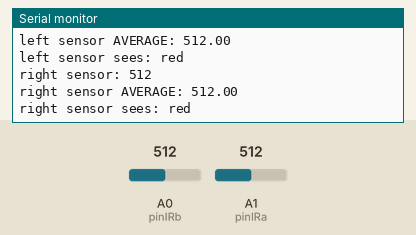
Simulated run of this sketch. Board: Arduino Uno, built with avr-gcc and run on an emulated ATmega328P. On the bench: the last lines printed to the serial monitor. Inputs (shaded band) come from the test bench; at power-on: A0 (pinIRb) = 512, A1 (pinIRa) = 512.

Above: at 3.7 s.
3.8 s: A0 (pinIRb) set to 553
At 4.24 s:
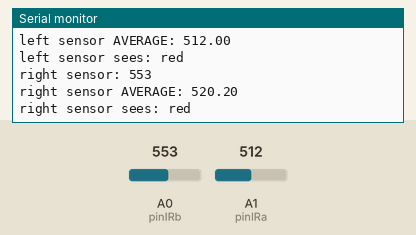
5.3 s: A0 (pinIRb) set to 578
At 6.04 s:
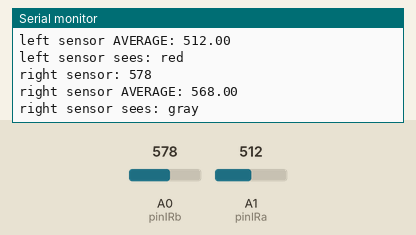
Timing chart, 0 to 8.3 s (numbered marks = the images above; inputs shaded):
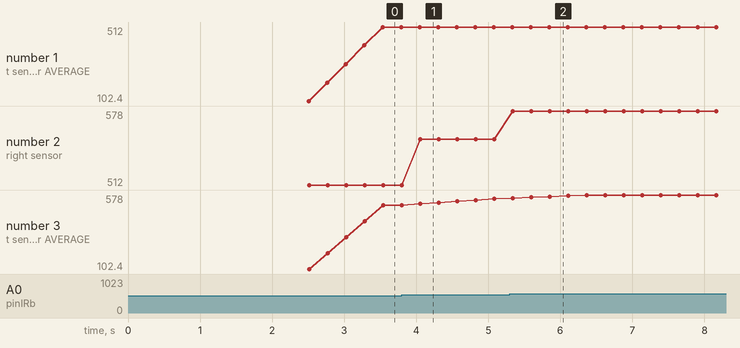

Measured:
- the behaviour switches between 563 and 564 on A0 (pinIRb) (found by bisection; images 1 and 2)
- after the input at 3.8 s, the serial monitor: prints a new line after 0.26 s (image 1)
- after the input at 5.3 s, the serial monitor: prints a new line at once (image 2)
- plotted number 2: 512 → 553 after the input at 3.8 s, 553 → 578 after the input at 5.3 s
- plotted number 3: 512 → 553 after the input at 3.8 s, 553 → 578 after the input at 5.3 s

The sketch:

IR_checker.ino
```cpp
const int LED_START_INDICATOR = 7;
const int SWITCH_0 = 2;
const int SWITCH_1 = 17; //A3
const int BUTTON_START = 4;

//IR
const int pinIRa = A1;
const int pinIRb = A0;
const int SIZE = 5;
int IRa_last_readings[SIZE];
int IRb_last_readings[SIZE];
int IRaIndex = 0;
int IRbIndex = 0;

int IRvalueA = 0;
int IRvalueB = 0;
int initial_readingsA[5];
int initial_readingsB[5];

bool dataOut[4] = {true, false, true, false}; // Initial state is red for both sensors

int maxInitialValueA = 0;
int maxInitialValueB = 0;
float minThresholdA = 0;  // Declare as global variables
float maxThresholdA = 0;
float minThresholdB = 0;
float maxThresholdB = 0;
int left = 0;
int right = 0;
//part of the setup is how upon start, the bot will wait 5 seconds and then start moving.
//During these 5 seconds, the initial_readings array will be filled with values for the red square

void handleIR();

void setup()
{
  Serial.begin(115200);

  pinMode(pinIRa, INPUT);
  pinMode(pinIRb, INPUT);

  for (int i = 0; i < SIZE; i++) {
    IRa_last_readings[i] = 0;
    IRb_last_readings[i] = 0;
  }

  for (int i = 0; i < 5; i++) {
    initial_readingsA[i] = analogRead(pinIRa);
    initial_readingsB[i] = analogRead(pinIRb);

    if (initial_readingsA[i] > maxInitialValueA) {
      maxInitialValueA = initial_readingsA[i]; // Find the maximum value from initial readings for sensor A
    }

    if (initial_readingsB[i] > maxInitialValueB) {
      maxInitialValueB = initial_readingsB[i]; // Find the maximum value from initial readings for sensor B
    }

    delay(500); // Delay between readings
  }

  // Calculate thresholds based on the maximum initial value
  minThresholdA = maxInitialValueA * 1.05;
  maxThresholdA = maxInitialValueA * 2;

  minThresholdB = maxInitialValueB * 1.1;
  maxThresholdB = maxInitialValueB * 2;
//


  Serial.println("Thresholds for Sensor A:");
  Serial.print("Min: ");
  Serial.println(minThresholdA);
  Serial.print("Max: ");
  Serial.println(maxThresholdA);

  Serial.println("Thresholds for Sensor B:");
  Serial.print("Min: ");
  Serial.println(minThresholdB);
  Serial.print("Max: ");
  Serial.println(maxThresholdB);

}

void loop()
{
  IRvalueA = analogRead(pinIRa);
  IRvalueB = analogRead(pinIRb);

  IRa_last_readings[IRaIndex] = IRvalueA;
  IRb_last_readings[IRbIndex] = IRvalueB;

  IRaIndex = (IRaIndex + 1) % SIZE;
  IRbIndex = (IRbIndex + 1) % SIZE;

  float avg_A = 0;
  float avg_B = 0;

  for (int i = 0; i < SIZE; i++){
    avg_A += IRa_last_readings[i];
    avg_B += IRb_last_readings[i];
  }

  avg_A /= SIZE;
  avg_B /= SIZE;

  Serial.print("left sensor: ");
  Serial.print(IRvalueA); Serial.print("\n");
  Serial.print("left sensor AVERAGE: ");
  Serial.print(avg_A); Serial.print("\nleft sensor sees: ");

  if (isGray(avg_A, minThresholdA, maxThresholdA)) {
    Serial.print("gray\n");
  } else if (isBlack(avg_A, maxThresholdA)) {
    Serial.print("black\n");
  } else {
    Serial.print("red\n");
  }

  Serial.print("right sensor: ");
  Serial.print(IRvalueB); Serial.print("\n");
  Serial.print("right sensor AVERAGE: ");
  Serial.print(avg_B); Serial.print("\nright sensor sees: ");
  if (isGray(avg_B, minThresholdB, maxThresholdB)) {
    Serial.println("gray\n");
  } else if (isBlack(avg_B, maxThresholdB)) {
    Serial.println("black\n");
  } else {
    Serial.println("red\n");
  }

  delay(250);
}

bool isGray(int value, float minThreshold, float maxThreshold) {
  return (value >= minThreshold && value <= maxThreshold);
}

bool isBlack(int value, float threshold) {
  return (value > threshold);
}
```
